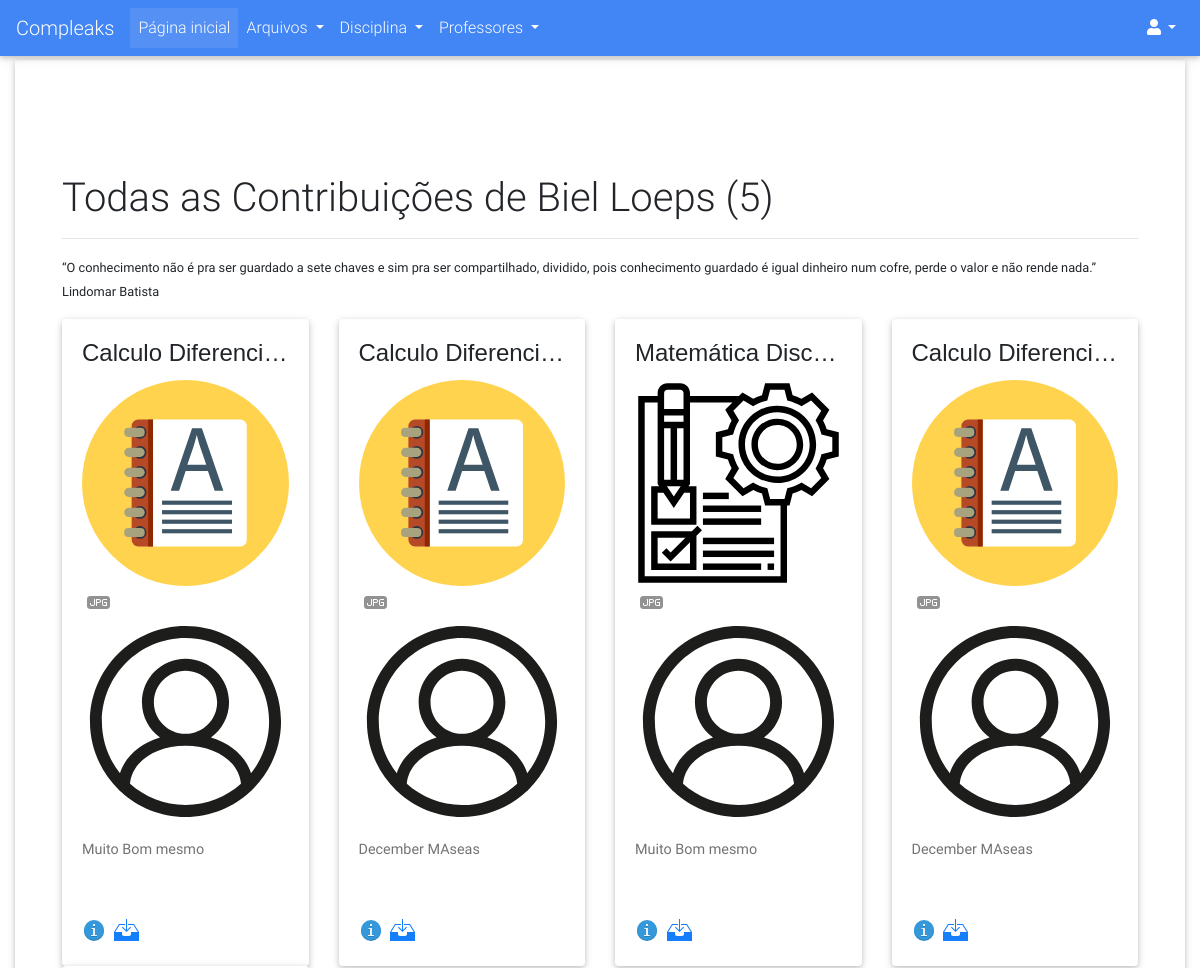
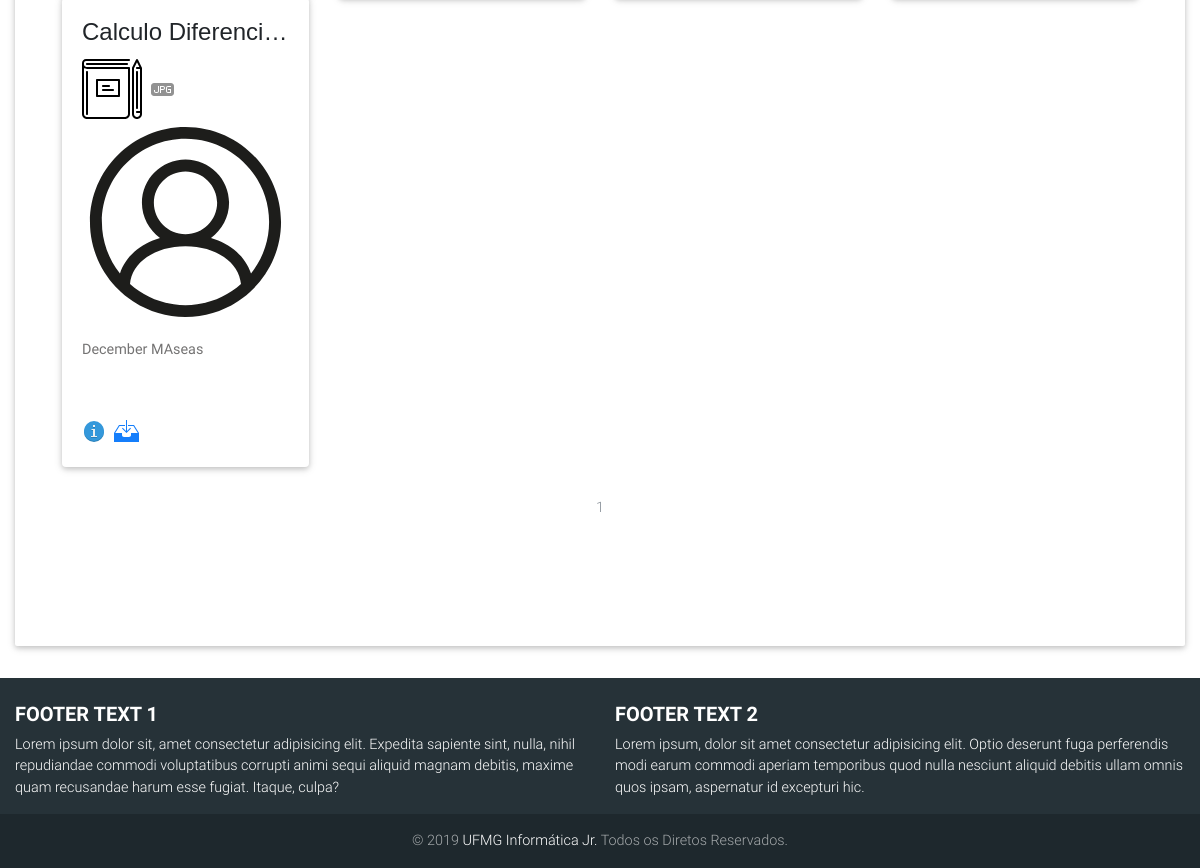
Screenshot of /usuarios/perfil/1 with the database file from the repository (2 pictures, top to bottom).
### compleaks/usuarios/models.py (models this page shows, shortened)
class Usuario(db.Model, UserMixin):
	__tablename__ = 'usuarios'
	id = db.Column(db.Integer, primary_key=True)
	username = db.Column(db.String(30), unique=True)
	hhash = db.Column(db.String)
	nome = db.Column(db.String(120))
	email = db.Column(db.String(120), unique=True)
	curso = db.Column(db.String(64))
	periodo = db.Column(db.Integer)
	is_admin = db.Column(db.Integer)
	data_criacao = db.Column(db.DateTime, default=datetime.now)
	avatar = db.Column(db.String(120), default="default_profile.png")
	ativado = db.Column(db.Boolean)
	data_deletado = db.Column(db.DateTime, nullable=True)
	id_deletor = db.Column(db.Integer, nullable=True)
	motivo_delete = db.Column(db.String(120), nullable=True)
	arquivos = db.relationship('Arquivo', backref='author', lazy=True)
	avaliacoes = db.relationship('Avaliacao_Arquivo', backref='avaliador', lazy=True)

### compleaks/arquivos/models.py (models this page shows, shortened)
class Arquivo(db.Model):
	__tablename__ = 'arquivos'
	id = db.Column(db.Integer, primary_key=True)
	arquivo = db.Column(db.String(120), nullable=False)
	ano = db.Column(db.Integer)
	semestre = db.Column(db.String(80))
	tipo_conteudo = db.Column(db.String(120))
	observacoes = db.Column(db.Text)
	extensao = db.Column(db.String(6))
	data_submissao = db.Column(db.DateTime, default=datetime.now)
	nota = db.Column(db.Integer, nullable=True)
	data_deletado = db.Column(db.DateTime, nullable=True)
	ativado = db.Column(db.Boolean)
	id_deletor = db.Column(db.Integer, nullable=True)
	motivo_delete = db.Column(db.String(600), nullable=True)
	professors = db.relationship(Professor)
	disciplinas = db.relationship(Disciplina)
	usuarios = db.relationship(Usuario)
	professor_id = db.Column(db.Integer, db.ForeignKey('professores.id'), nullable=True)
	disciplina_id = db.Column(db.Integer, db.ForeignKey('disciplinas.id'), nullable=False)
	usuario_id = db.Column(db.Integer, db.ForeignKey('usuarios.id'), nullable=False)
	avaliacoes = db.relationship('Avaliacao_Arquivo', backref='arquivo_avaliado', lazy=True)

### compleaks/disciplinas/models.py (models this page shows, shortened)
class Disciplina(db.Model):
	__tablename__ = 'disciplinas'
	id = db.Column(db.Integer, primary_key=True)
	nome = db.Column(db.String, unique=True)
	data_criacao = db.Column(db.DateTime, default=datetime.now())
	ativado = db.Column(db.Boolean)
	data_deletado = db.Column(db.DateTime, nullable=True)
	id_deletor = db.Column(db.Integer, nullable=True)
	id_criador = db.Column(db.Integer, nullable=True)
	motivo_delete = db.Column(db.String(120), nullable=True)
	arquivos = db.relationship('Arquivo', backref='disciplina', lazy=True)

### compleaks/usuarios/views.py (the view)
@usuarios.route('/perfil/<int:user_id>', methods= ['POST', 'GET'])
def perfil(user_id):
	form_login = LoginForm()
	user = Usuario.query.get_or_404(user_id)
	if not user.ativado and current_user.is_authenticated:
		if not user.is_admin:
			abort(404)
	quantidade = len([arquiv for arquiv in user.arquivos if arquiv.ativado])
	page = request.args.get('page', 1, type=int)
	arquivos = Arquivo.query\
					.filter(Arquivo.usuario_id\
					.contains(int(user.id)))\
					.filter_by(ativado=True)\
					.paginate(page=page, per_page=12)
	arquivos_row_1 = []
	arquivos_row_2 = []
	arquivos_row_3 = []
	contador = 0
	for arquivo in arquivos.items:
		if contador >= 4:
			break
		arquivos_row_1.append(arquivo)
		contador = contador + 1
	contador = 0
	for arquivo in arquivos.items:
		if contador >= 8:
			break
		if contador >= 4:
			arquivos_row_2.append(arquivo)
		contador = contador + 1
	contador = 0
	for arquivo in arquivos.items:
		if contador >= 12:
			break
		if contador >= 8:
			arquivos_row_3.append(arquivo)
		contador = contador + 1
	arquivos_rows = [arquivos_row_1, arquivos_row_2, arquivos_row_3]
	return render_template('usuario_contribuicao.html', user=user,
							contribuiu=quantidade, arquivos=arquivos, dist=dist,
							form_login=form_login, arquivos_rows=arquivos_rows)

### compleaks/usuarios/templates/usuarios/usuario_contribuicao.html (shortened to what this page needs)
{% extends "base.html" %}
{% block content %}
<div class="page-header">
    <h1>Todas as Contribuições de {{user.username}} ({{contribuiu}})</h1>
    <hr/>
    <p>
    <small><q>O conhecimento não é pra ser guardado a sete chaves e sim pra ser compartilhado, dividido, pois conhecimento guardado é igual dinheiro num cofre, perde o valor e não rende nada.</q><br/>
Lindomar Batista</small></p>
</div>
{% for row in arquivos_rows %}
    {% if row %}
    <div class="row">
        {% for arquivo in row %}
               <div class="col-lg-3 col-6">
                <div class="dist card">
                  <div class="card-body">
                    <h4 style="font-family: sans-serif;" class="card-title text-center text-truncate">{{arquivo.disciplina.nome}}</h4>
                    <p class="card-text">
                        <a href="{{ url_for('arquivos.buscar', filtro=3, admin='nao', pesquisa='nao', tip_arquiv=arquivo.tipo_conteudo) }}?page=1"><img class="img-responsive image marcas" data-toggle="tooltip" data-placement="button" title="{{arquivo.tipo_conteudo}}" src="{{url_for('static', filename='images/icones/conteudo/'+arquivo.tipo_conteudo+'.svg')}}" alt="{{arquivo.tipo_conteudo}}."></a>
                        <a href="#"><img src="{{url_for('static', filename='images/icones/arquivo/'+arquivo.extensao+'.svg')}}" data-toggle="tooltip" data-placement="button" title="Arquivo {{arquivo.extensao}}" class="image marcas" alt="Tipo de arquivo é {{arquivo.extensao}}"></a>
                        <a class="sumiras" href="{{url_for('usuarios.perfil', user_id=arquivo.author.id)}}"><img class="img-responsive image marcas" data-toggle="tooltip" data-placement="bottom" title="{{arquivo.author.username}}" src="{{url_for('static', filename='images/icones/padrao/user.svg')}}" alt="Username"></a>
                    </p>
                    <h5><p class="card-text text-truncate"><a data-toggle="tooltip" data-placement="top" title="{{arquivo.observacoes}}">{{arquivo.observacoes}}</a></p></h5>
                    <p>
                        <div id="atual2-{{arquivo.id}}">
                        </div>
                    </p>
                    <a href="#" data-toggle="modal" data-target="#confirm{{arquivo.id}}" class="card-link"><img class="img-responsive info" data-toggle="tooltip" data-placement="bottom" title="Mais Informações" src="{{url_for('static', filename='images/icones/padrao/info.svg')}}" alt="mais"></a>
                    <a  href="{{ url_for('static', filename='uploads/' + arquivo.arquivo + '.zip') }}"><img class="img-responsive download" data-toggle="tooltip" data-placement="top" title="Download" src="{{url_for('static', filename='images/icones/padrao/downloads.svg')}}" alt="Download"/></a>
                  </div>
                </div>
              </div>
            {% endfor %}
        </div>
    {% endif %}
{% endfor %}
<br/>
<nav style="position: static;" aria-label="Page navigation example">
    <ul class="pagination justify-content-center">
        {% for page_num in arquivos.iter_pages(left_edge=1, right_edge=1, left_current=1, right_current=2) %}
            {% if arquivos.page == page_num and page_num %}
                <li class="page-item disabled">
                    <a class="page-link" href="{{ url_for('usuarios.perfil',user_id=user.id, page=page_num) }}">{{ page_num }}</a></li>
            {% elif page_num %}
                <li class="page-item">
                    <a class="page-link" href="{{ url_for('usuarios.troca', page=page_num) }}">{{ page_num }}</a></li>
                </li>
            {% else %}
                ...
            {% endif %}
        {% endfor %}
    </ul>
</nav>
{% endblock%}

### rows the page displays
Usuario: username "Biel Loeps"
Arquivo: disciplina.nome "Calculo Diferenci…", tipo_conteudo (picture), observacoes "Muito Bom mesmo"
Arquivo: disciplina.nome "Calculo Diferenci…", tipo_conteudo (picture), observacoes "December MAseas"
Arquivo: disciplina.nome "Matemática Disc…", tipo_conteudo (picture), observacoes "Muito Bom mesmo"
Arquivo: disciplina.nome "Calculo Diferenci…", tipo_conteudo (picture), observacoes "December MAseas"
Arquivo: disciplina.nome "Calculo Diferenci…", tipo_conteudo (picture), observacoes "December MAseas"

### other values shown
{{ contribuiu }} "5"
{{ page_num }} "1"
